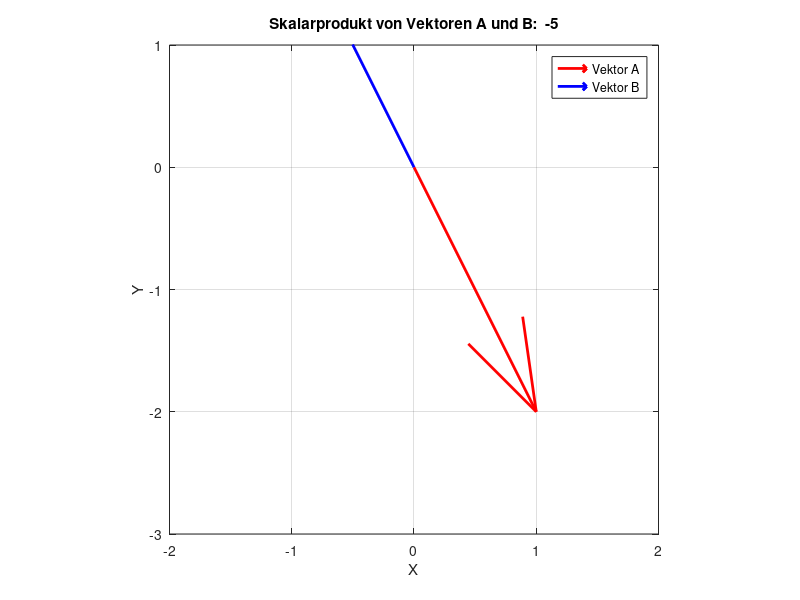

Source code (MATLAB):
% Definition der Vektoren
A = [1, -2];
B = [-1, 2];

% Ursprung (0,0)
origin = [0, 0];

% Erstelle 2D-Plot
figure;
quiver(origin(1), origin(2), A(1), A(2), 0, 'r', 'LineWidth', 2); 
hold on;
quiver(origin(1), origin(2), B(1), B(2), 0, 'b', 'LineWidth', 2); 

% Achseneinstellungen
grid on;
axis equal;
xlim([-2 2]);
ylim([-3 1]);
xlabel('X');
ylabel('Y');
legend('Vektor A', 'Vektor B');
skalarprodukt = dot(A, B);  % oder: A * B'
title(['Skalarprodukt von Vektoren A und B:  ' num2str(skalarprodukt)]);
